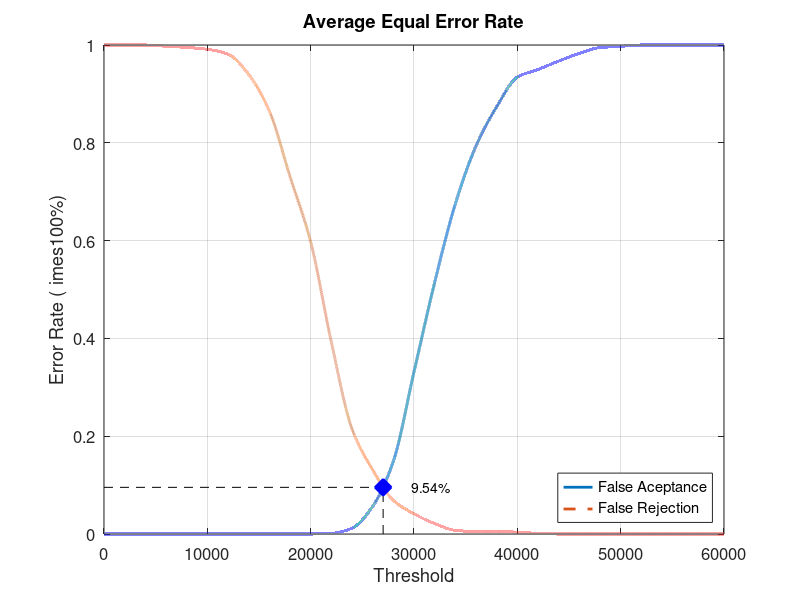
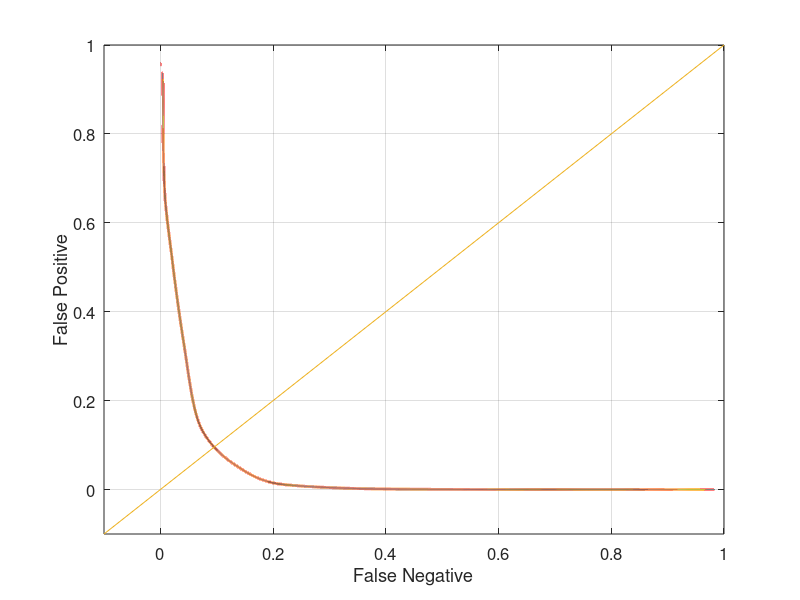

The MATLAB script that drew these images, in order:
close all;
clear;
clc;
x = 0:2000:60000;
xq = 0:0.5:60000;

y0 = [0 0 0 0 0 0 0 0 0 0 0 0.00131579 0.0118421 0.0565789 0.148684 0.331579 0.514474 0.675 0.793421 0.873684 0.934211 0.95 0.967105 0.982895 0.994737 0.997368 1 1 1 1 1]
yy0 = interp1(x, y0, xq, 'pchip');
y1 = [1 1 1 0.9975 0.995 0.99125 0.98125 0.94 0.865 0.73125 0.5975 0.3925 0.215 0.13125 0.06875 0.04125 0.02125 0.0075 0.005 0.005 0.00375 0.00125 0 0 0 0 0 0 0 0 0]
yy1 = interp1(x, y1, xq, 'pchip');

% Calculating EER: 
y2 = abs(y0 - y1);
find(y2 == min(y2))
yy2 = abs(yy0 - yy1);
xEER = find(yy2 == min(yy2));
xEERIndex = xq(xEER) % X-axis EER
yEER = yy0(xEER) % Y-axis EER

main = figure
plot(xq, yy0,'-','LineWidth', 2);	hold on
plot(xq, yy1,'--','LineWidth', 2);	hold on
plot([xEERIndex xEERIndex], [0 yEER], 'k--');	hold on
plot([0 xEERIndex], [yEER yEER], 'k--');	hold on
plot(xEERIndex, yEER, 'bx', 'LineWidth', 10);	hold on
text(xEERIndex + 10 * xEERIndex / 100, yEER, [num2str(round((10000 * yEER)) / 100) '%'])
legend('False Aceptance', 'False Rejection', 'Location', 'SouthEast')
xlabel('Threshold')
ylabel('Error Rate (	imes100%)')
title('Average Equal Error Rate')
set(gca, 'FontSize', 12)
axis([0 60000 0 1])
grid on

print(main, 'Experiment2AverageMain', '-dpng');
FNRxFPR = figure('Color', [1 1 1]);
plot(yy1, yy0, '-', yy1, yy0, 'LineWidth', 2);
hold on
y = -0.1:0.1:1
plot(y, y); 
set(gca, 'FontSize', 12)
xlabel('False Negative')
ylabel('False Positive')
axis([-0.1 1 -0.1 1])
set(gca, 'FontSize', 12)
grid on

print(FNRxFPR, 'Experiment2AverageFNRxFPR','-dpng');
